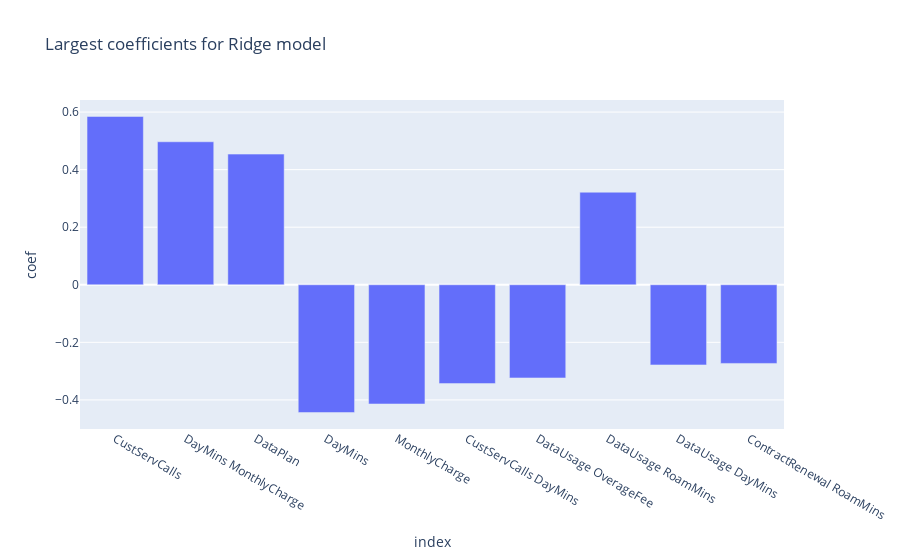

The code cell stored with this chart in its notebook:
### Code cell
px.bar(coefs, x=coefs.index, y='coef', title='Largest coefficients for Ridge model')

### Figure 1 — Plotly figure (JSON) as saved in the notebook; plotly's stock layout.template omitted (floating-point values rounded to 4 significant figures)
{"data": [{"alignmentgroup": "True", "hovertemplate": "index=%{x}<br>coef=%{y}<extra></extra>", "legendgroup": "", "marker": {"color": "#636efa", "pattern": {"shape": ""}}, "name": "", "offsetgroup": "", "orientation": "v", "showlegend": false, "textposition": "auto", "type": "bar", "x": ["CustServCalls", "DayMins MonthlyCharge", "DataPlan", "DayMins", "MonthlyCharge", "CustServCalls DayMins", "DataUsage OverageFee", "DataUsage RoamMins", "DataUsage DayMins", "ContractRenewal RoamMins"], "xaxis": "x", "y": [0.5847, 0.4967, 0.4539, -0.4439, -0.4142, -0.3434, -0.3237, 0.3215, -0.2785, -0.2733], "yaxis": "y"}], "layout": {"barmode": "relative", "legend": {"tracegroupgap": 0}, "title": {"text": "Largest coefficients for Ridge model"}, "xaxis": {"anchor": "y", "domain": [0, 1], "title": {"text": "index"}}, "yaxis": {"anchor": "x", "domain": [0, 1], "title": {"text": "coef"}}}}
